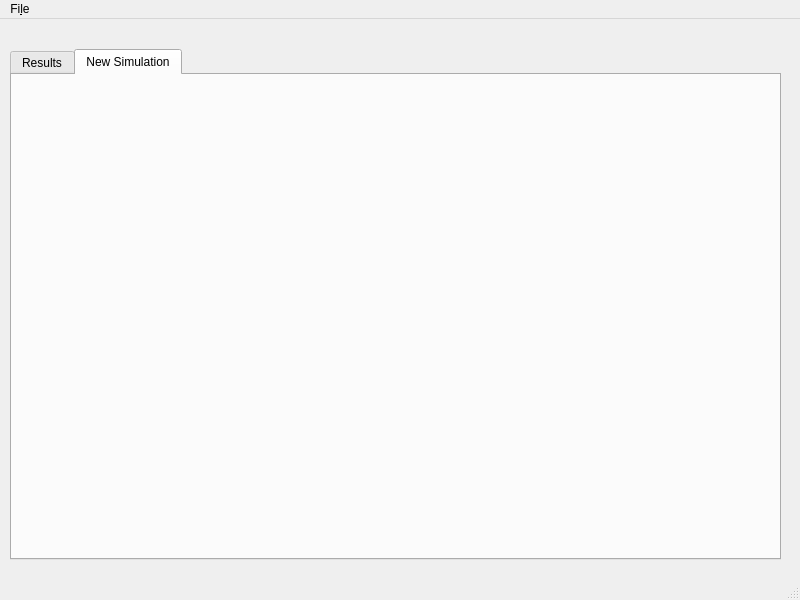
<?xml version="1.0" encoding="UTF-8"?>
<ui version="4.0">
 <class>MainWindow</class>
 <widget class="QMainWindow" name="MainWindow">
  <property name="geometry">
   <rect>
    <x>0</x>
    <y>0</y>
    <width>800</width>
    <height>600</height>
   </rect>
  </property>
  <property name="windowTitle">
   <string>MainWindow</string>
  </property>
  <widget class="QWidget" name="centralwidget">
   <widget class="QTabWidget" name="tabWidget">
    <property name="geometry">
     <rect>
      <x>10</x>
      <y>30</y>
      <width>771</width>
      <height>511</height>
     </rect>
    </property>
    <property name="currentIndex">
     <number>1</number>
    </property>
    <widget class="QWidget" name="tab_results">
     <attribute name="title">
      <string>Results</string>
     </attribute>
    </widget>
    <widget class="QWidget" name="tab_sim">
     <attribute name="title">
      <string>New Simulation</string>
     </attribute>
    </widget>
   </widget>
  </widget>
  <widget class="QMenuBar" name="menubar">
   <property name="geometry">
    <rect>
     <x>0</x>
     <y>0</y>
     <width>800</width>
     <height>30</height>
    </rect>
   </property>
   <widget class="QMenu" name="menuFile">
    <property name="title">
     <string>Fi&amp;le</string>
    </property>
    <addaction name="actionQuit"/>
   </widget>
   <addaction name="menuFile"/>
  </widget>
  <widget class="QStatusBar" name="statusbar"/>
  <action name="actionQuit">
   <property name="text">
    <string>Quit()</string>
   </property>
  </action>
 </widget>
 <resources/>
 <connections/>
</ui>
